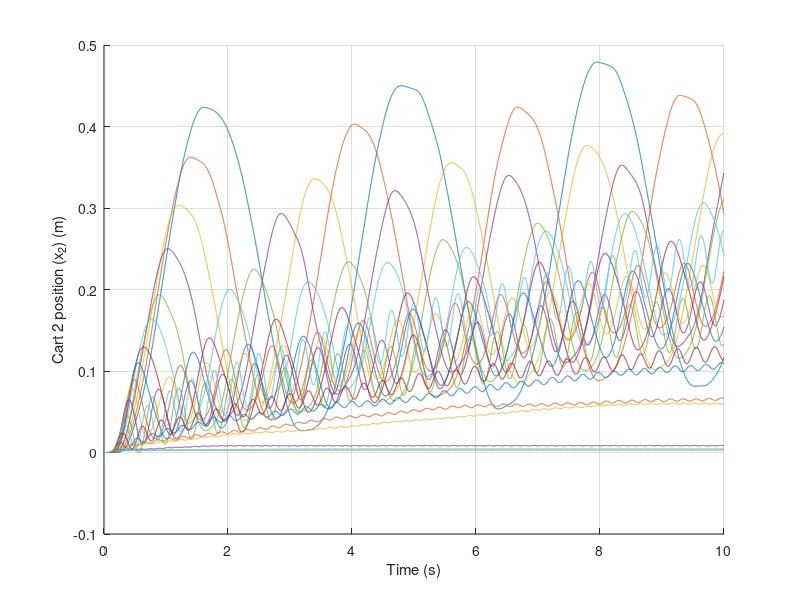

MATLAB code to generate this figure:
clear;
load('data2.mat')

%% u

% ws = logspace(-0.5,1,20);
% t=0:0.001:10;
% figure(99); clf;
% for i = 1:20
%     hold on;
%     plot(t,sin(ws(i)*t))
% end
% grid on;


%% x2
figure(1); clf;
for i = 1:20
    hold on;
    plot(data2(i,:,1),data2(i,:,3))
end
grid on;
xlabel("Time (s)");
ylabel("Cart 2 position (x_2) (m)");
set(gcf,'Position',[0,0,1000,300]);
exportgraphics(gcf,'./sysid-outputs.pdf');

%% x1
% figure(2); clf;
% for i = 1:20
%     hold on;
%     plot(data2(i,:,1),data2(i,:,2))
% end
% grid on;